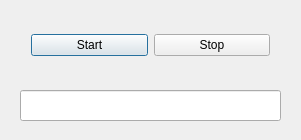
<?xml version="1.0" encoding="UTF-8"?>
<ui version="4.0">
 <class>Dialog</class>
 <widget class="QDialog" name="Dialog">
  <property name="geometry">
   <rect>
    <x>0</x>
    <y>0</y>
    <width>301</width>
    <height>140</height>
   </rect>
  </property>
  <property name="windowTitle">
   <string>Dialog</string>
  </property>
  <widget class="QLineEdit" name="lineEdit">
   <property name="geometry">
    <rect>
     <x>20</x>
     <y>90</y>
     <width>261</width>
     <height>31</height>
    </rect>
   </property>
  </widget>
  <widget class="QWidget" name="">
   <property name="geometry">
    <rect>
     <x>20</x>
     <y>20</y>
     <width>261</width>
     <height>51</height>
    </rect>
   </property>
   <layout class="QHBoxLayout" name="horizontalLayout">
    <item>
     <widget class="QPushButton" name="startButton">
      <property name="text">
       <string>Start</string>
      </property>
     </widget>
    </item>
    <item>
     <widget class="QPushButton" name="stopButton">
      <property name="text">
       <string>Stop</string>
      </property>
     </widget>
    </item>
   </layout>
  </widget>
 </widget>
 <layoutdefault spacing="6" margin="11"/>
 <resources/>
 <connections/>
</ui>
